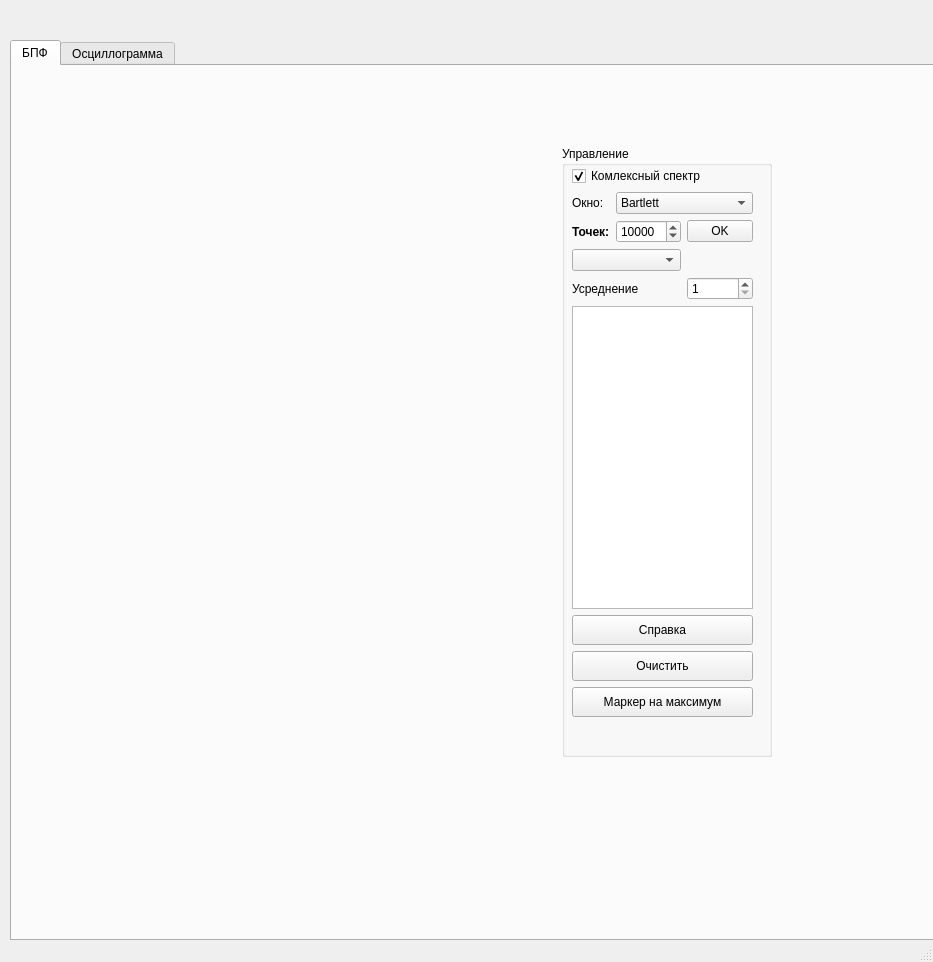
<?xml version="1.0" encoding="UTF-8"?>
<ui version="4.0">
 <class>MainWindow</class>
 <widget class="QMainWindow" name="MainWindow">
  <property name="geometry">
   <rect>
    <x>0</x>
    <y>0</y>
    <width>933</width>
    <height>962</height>
   </rect>
  </property>
  <property name="windowTitle">
   <string>RF TOOL</string>
  </property>
  <widget class="QWidget" name="centralwidget">
   <widget class="QTabWidget" name="tabWidget">
    <property name="geometry">
     <rect>
      <x>10</x>
      <y>40</y>
      <width>1881</width>
      <height>901</height>
     </rect>
    </property>
    <property name="currentIndex">
     <number>0</number>
    </property>
    <widget class="QWidget" name="tabFFT">
     <attribute name="title">
      <string>БПФ</string>
     </attribute>
     <widget class="fftWid" name="specWid" native="true">
      <property name="geometry">
       <rect>
        <x>60</x>
        <y>120</y>
        <width>201</width>
        <height>361</height>
       </rect>
      </property>
     </widget>
     <widget class="QGroupBox" name="controlSpecGroupBox">
      <property name="geometry">
       <rect>
        <x>550</x>
        <y>80</y>
        <width>210</width>
        <height>611</height>
       </rect>
      </property>
      <property name="minimumSize">
       <size>
        <width>210</width>
        <height>0</height>
       </size>
      </property>
      <property name="maximumSize">
       <size>
        <width>210</width>
        <height>16777215</height>
       </size>
      </property>
      <property name="title">
       <string>Управление</string>
      </property>
      <widget class="QWidget" name="layoutWidget_11">
       <property name="geometry">
        <rect>
         <x>10</x>
         <y>20</y>
         <width>181</width>
         <height>551</height>
        </rect>
       </property>
       <layout class="QGridLayout" name="gridLayout_12">
        <item row="9" column="0" colspan="3">
         <widget class="QPushButton" name="clearSpecPushButton">
          <property name="minimumSize">
           <size>
            <width>0</width>
            <height>30</height>
           </size>
          </property>
          <property name="text">
           <string>Очистить</string>
          </property>
         </widget>
        </item>
        <item row="10" column="0" colspan="3">
         <widget class="QPushButton" name="markerPeakPushButton">
          <property name="minimumSize">
           <size>
            <width>0</width>
            <height>30</height>
           </size>
          </property>
          <property name="text">
           <string>Маркер на максимум</string>
          </property>
         </widget>
        </item>
        <item row="6" column="2">
         <widget class="QSpinBox" name="midSpinBox">
          <property name="minimum">
           <number>1</number>
          </property>
          <property name="singleStep">
           <number>5</number>
          </property>
         </widget>
        </item>
        <item row="4" column="1">
         <widget class="QSpinBox" name="RD_cntSpinBox">
          <property name="minimum">
           <number>10</number>
          </property>
          <property name="maximum">
           <number>999999999</number>
          </property>
          <property name="singleStep">
           <number>100</number>
          </property>
          <property name="value">
           <number>10000</number>
          </property>
          <property name="displayIntegerBase">
           <number>10</number>
          </property>
         </widget>
        </item>
        <item row="4" column="0">
         <widget class="QLabel" name="label_9">
          <property name="font">
           <font>
            <weight>75</weight>
            <bold>true</bold>
           </font>
          </property>
          <property name="text">
           <string>Точек:</string>
          </property>
         </widget>
        </item>
        <item row="11" column="0">
         <layout class="QHBoxLayout" name="horizontalLayout_6"/>
        </item>
        <item row="2" column="1" colspan="2">
         <widget class="QComboBox" name="specWinComboBox">
          <item>
           <property name="text">
            <string>Bartlett</string>
           </property>
          </item>
          <item>
           <property name="text">
            <string>Нет</string>
           </property>
          </item>
          <item>
           <property name="text">
            <string>Blackman-Harris</string>
           </property>
          </item>
          <item>
           <property name="text">
            <string>triangular</string>
           </property>
          </item>
          <item>
           <property name="text">
            <string>Parzen</string>
           </property>
          </item>
         </widget>
        </item>
        <item row="0" column="0" colspan="3">
         <widget class="QCheckBox" name="complSpecCheckBox">
          <property name="text">
           <string>Комлексный спектр</string>
          </property>
          <property name="checked">
           <bool>true</bool>
          </property>
         </widget>
        </item>
        <item row="6" column="0" colspan="2">
         <widget class="QLabel" name="label">
          <property name="text">
           <string>Усреднение</string>
          </property>
         </widget>
        </item>
        <item row="2" column="0">
         <widget class="QLabel" name="label_33">
          <property name="text">
           <string>Окно:</string>
          </property>
         </widget>
        </item>
        <item row="7" column="0" colspan="3">
         <widget class="QTableWidget" name="speclegTableWidget"/>
        </item>
        <item row="8" column="0" colspan="3">
         <widget class="QPushButton" name="info0PushButton">
          <property name="minimumSize">
           <size>
            <width>0</width>
            <height>30</height>
           </size>
          </property>
          <property name="text">
           <string>Справка</string>
          </property>
         </widget>
        </item>
        <item row="4" column="2">
         <widget class="QPushButton" name="cntPushButton">
          <property name="text">
           <string>OK</string>
          </property>
         </widget>
        </item>
        <item row="5" column="0" colspan="2">
         <widget class="QComboBox" name="pow2ComboBox"/>
        </item>
       </layout>
      </widget>
     </widget>
    </widget>
    <widget class="QWidget" name="tabOsc">
     <attribute name="title">
      <string>Осциллограмма</string>
     </attribute>
     <widget class="oscWid" name="oscWid" native="true">
      <property name="geometry">
       <rect>
        <x>80</x>
        <y>110</y>
        <width>211</width>
        <height>361</height>
       </rect>
      </property>
     </widget>
     <widget class="QGroupBox" name="controlOscGroupBox">
      <property name="geometry">
       <rect>
        <x>330</x>
        <y>60</y>
        <width>250</width>
        <height>501</height>
       </rect>
      </property>
      <property name="minimumSize">
       <size>
        <width>250</width>
        <height>0</height>
       </size>
      </property>
      <property name="maximumSize">
       <size>
        <width>250</width>
        <height>16777215</height>
       </size>
      </property>
      <property name="title">
       <string>Управление</string>
      </property>
      <widget class="QWidget" name="">
       <property name="geometry">
        <rect>
         <x>31</x>
         <y>31</y>
         <width>201</width>
         <height>451</height>
        </rect>
       </property>
       <layout class="QGridLayout" name="gridLayout">
        <item row="2" column="1">
         <widget class="QSpinBox" name="SPEC_cntSpinBox">
          <property name="minimum">
           <number>10</number>
          </property>
          <property name="maximum">
           <number>999999999</number>
          </property>
          <property name="singleStep">
           <number>100</number>
          </property>
          <property name="value">
           <number>100</number>
          </property>
          <property name="displayIntegerBase">
           <number>10</number>
          </property>
         </widget>
        </item>
        <item row="2" column="2">
         <widget class="QPushButton" name="specCntPushButton">
          <property name="text">
           <string>OK</string>
          </property>
         </widget>
        </item>
        <item row="2" column="0">
         <widget class="QLabel" name="label_10">
          <property name="font">
           <font>
            <weight>75</weight>
            <bold>true</bold>
           </font>
          </property>
          <property name="text">
           <string>Точек:</string>
          </property>
         </widget>
        </item>
        <item row="0" column="0" colspan="3">
         <widget class="QCheckBox" name="drawOscCheckBox">
          <property name="font">
           <font>
            <pointsize>10</pointsize>
            <weight>75</weight>
            <bold>true</bold>
           </font>
          </property>
          <property name="text">
           <string>Рисовать осциллограмму</string>
          </property>
          <property name="checked">
           <bool>false</bool>
          </property>
         </widget>
        </item>
        <item row="3" column="0" colspan="3">
         <widget class="QTableWidget" name="osclegTableWidget"/>
        </item>
        <item row="4" column="0" colspan="3">
         <widget class="QPushButton" name="info1PushButton">
          <property name="minimumSize">
           <size>
            <width>0</width>
            <height>30</height>
           </size>
          </property>
          <property name="text">
           <string>Справка по управлению</string>
          </property>
         </widget>
        </item>
        <item row="5" column="0" colspan="3">
         <widget class="QPushButton" name="clearOscPushButton">
          <property name="minimumSize">
           <size>
            <width>0</width>
            <height>30</height>
           </size>
          </property>
          <property name="text">
           <string>Очистить</string>
          </property>
         </widget>
        </item>
       </layout>
      </widget>
     </widget>
    </widget>
   </widget>
  </widget>
  <widget class="QMenuBar" name="menubar">
   <property name="geometry">
    <rect>
     <x>0</x>
     <y>0</y>
     <width>933</width>
     <height>21</height>
    </rect>
   </property>
  </widget>
  <widget class="QStatusBar" name="statusbar"/>
  <action name="actionStart">
   <property name="text">
    <string>Старт</string>
   </property>
  </action>
  <action name="actionStop">
   <property name="text">
    <string>Стоп</string>
   </property>
  </action>
 </widget>
 <customwidgets>
  <customwidget>
   <class>fftWid</class>
   <extends>QWidget</extends>
   <header>fftWid</header>
   <container>1</container>
  </customwidget>
  <customwidget>
   <class>oscWid</class>
   <extends>QWidget</extends>
   <header>oscWid</header>
   <container>1</container>
  </customwidget>
 </customwidgets>
 <resources/>
 <connections/>
</ui>
